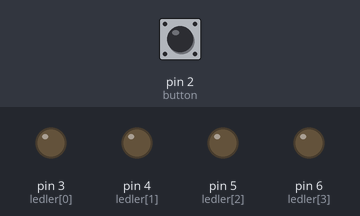
Bench run of a sketch on a simulated Arduino Uno, built with avr-gcc and run on an emulated ATmega328P. Parts: output pins drawn as LEDs (lit = HIGH). The test bench sets the inputs (shaded band); at power-on: pin 2 (button) LOW.

Above: at 1.2 s.
1.3 s: pin 2 (button) pulled HIGH for 1 s
At 1.5 s:
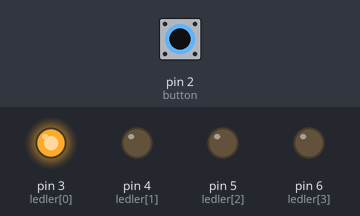
3.8 s: pin 2 (button) pulled HIGH for 0.25 s
At 5.2 s:
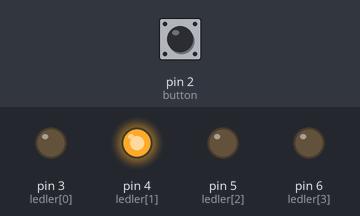
5.5 s: pin 2 (button) pulled HIGH for 3.2 s
At 9.9 s:
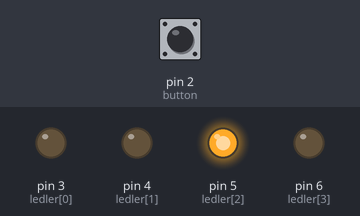
Timing chart, 0 to 11.4 s (numbered marks = the images above; inputs shaded):
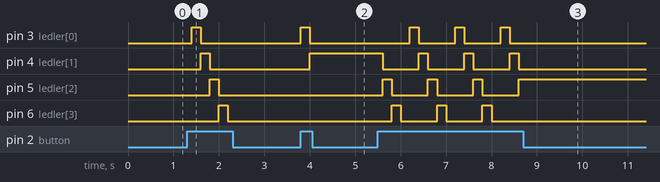

The sketch:

buton_ile_led_yakma_2_dongu.ino
```cpp
int button = 2;
int ledler[] = {3, 4, 5, 6};
int sayac = 0;

void setup() {
  for (int i = 0; i < 4; i++) {
    pinMode(ledler[i], OUTPUT);
  }
  pinMode(button, INPUT);
}

void loop() {
  if (digitalRead(button) == HIGH) {
    if (sayac < 4) {
        sayac = sayac + 1;
    } else {
        sayac = 0;
    }
}
  for (int i = 0; i < 4; i++) {
    if (i == sayac - 1) {
        digitalWrite(ledler[i], HIGH);
    } else {
        digitalWrite(ledler[i], LOW);
    }
}

  delay(200);
}
```

Measured:
- after the input at 1.3 s, pin 3 (ledler[0]): LOW → HIGH after 0.10 s, → LOW 0.20 s later; pin 4 (ledler[1]): LOW → HIGH after 0.30 s, → LOW 0.20 s later; pin 5 (ledler[2]): LOW → HIGH after 0.50 s, → LOW 0.20 s later; pin 6 (ledler[3]): LOW → HIGH after 0.70 s, → LOW 0.20 s later
- after the input at 3.8 s, pin 3 (ledler[0]): LOW → HIGH at once, → LOW 0.20 s later; pin 4 (ledler[1]): LOW → HIGH after 0.20 s
- after the input at 5.5 s, pin 3 (ledler[0]): alternates HIGH for 0.20 s and LOW for 0.80 s, 6 changes in all, then stays LOW, starting after 0.70 s; pin 4 (ledler[1]): alternates HIGH for 0.20 s and LOW for 0.80 s, 7 changes in all, then stays LOW, starting after 0.10 s
